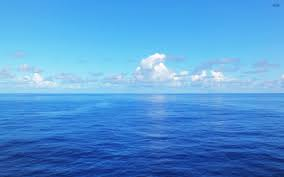
#> input picture image.jpeg, 284 x 177 px
$ python main.py
#> lines starting #> are read from the running program, lines starting #| are printed output that depends on the picture
import pandas as pd
from scipy.cluster.vq import kmeans,whiten,vq
from matplotlib import image as img
import numpy as np
from matplotlib import pyplot as plt
img_f = img.imread('image.jpeg')
#> img_f is the input picture: shape (177, 284, 3); mean R, G, B 83.2, 153.7, 216.4
import math

r=[]
g=[]
b=[]
for row in img_f:
    for temp_r,temp_g,temp_b in row:
        r.append(temp_r)
        g.append(temp_g)
        b.append(temp_b)
#> after the loop, b = 50268 items; g = 50268 items; r = 50268 items
r=np.array(r)
g=np.array(g)
b=np.array(b)
r_std = np.std(r)
#> r_std = 45.55
g_std = np.std(g)
#> g_std = 50.4
b_std = np.std(b)
#> b_std = 34.5
scaled_r = r / r_std
scaled_g = g / g_std
scaled_b = b / b_std

df=pd.DataFrame({'red':scaled_r,'green':scaled_g,'blue':scaled_b})
#> df = table of 50268 rows and 3 columns


cluster_centers,_=kmeans(df.values,4)
#> cluster_centers = [[0.611, 1.42, 4.44], [1.85, 3.5, 6.91], [3.35, 4.16, 6.96], [1.2, 2.46, 5.97]]
df['labels'],_ = vq(df.values,cluster_centers)

result = cluster_centers[df['labels']]

result = np.array(result)
result[:,0] = result[:,0]*r_std
result[:,1] = result[:,1]*g_std
result[:,2] = result[:,2]*b_std

result_int = np.clip(result, 0, 255).round().astype(np.uint8)

h,w,_ = img_f.shape
#> h = 177; w = 284
result_int = result_int.reshape(h,w,3)
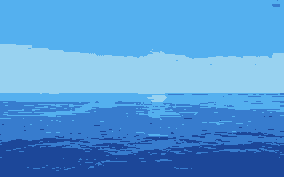
#> result_int: shape (177, 284, 3); mean of channels 0, 1, 2 83.2, 153.7, 216.7; drawn as R, G, B
plt.figure(figsize=(10, 5))

plt.subplot(1, 2, 1)
plt.title("Original Image")
plt.imshow(img_f)
plt.axis('off')

plt.subplot(1, 2, 2)
plt.title("Quantized (Dominant Colors Only)")
plt.imshow(result_int)
plt.axis('off')

plt.show()
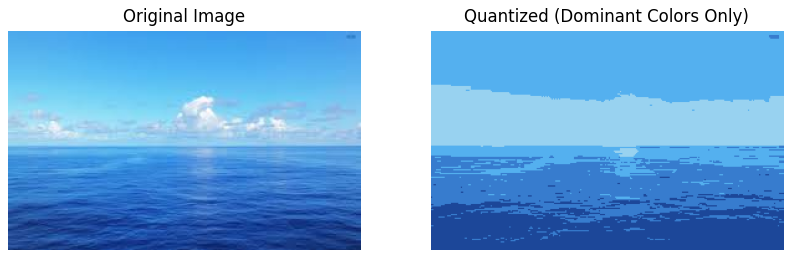
#> figure drawn by matplotlib, 2 panels

$ run again, with quantized_comparison.png saved as image.jpeg
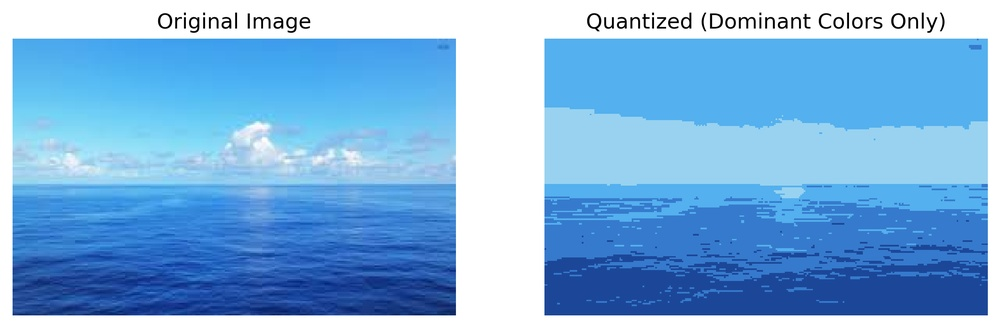
#> input picture quantized_comparison.png, 1000 x 328 px, shrunk from 2384 x 781 before the run
#> img_f is the input picture: shape (328, 1000, 3); mean R, G, B 124.7, 177.4, 224.2
#> after the loop `for row in img_f:`: b = 328000 items
#> r_std = 82.49
#> g_std = 61.73
#> b_std = 37.2
#> df = table of 328000 rows and 3 columns
#> cluster_centers = [[0.677, 2.01, 5.5], [0.342, 1.12, 3.92], [1.33, 3.05, 6.43], [3.05, 4.11, 6.84]]
#> `result_int = result_int.reshape(h,w,3)`:
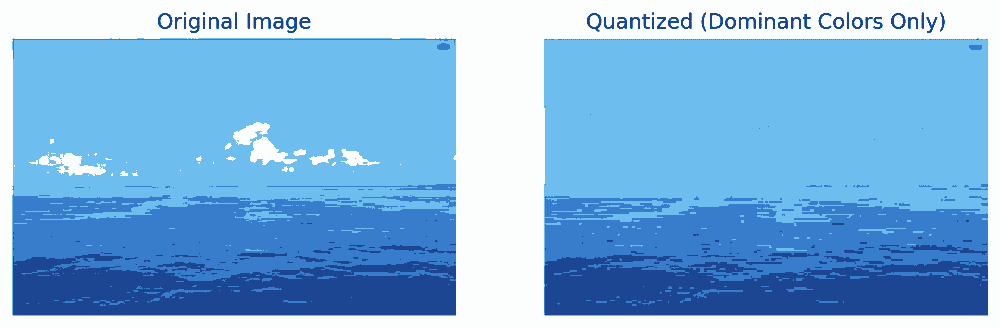
#> result_int: shape (328, 1000, 3); mean of channels 0, 1, 2 124.9, 177.7, 224; drawn as R, G, B
#> `plt.show()`:
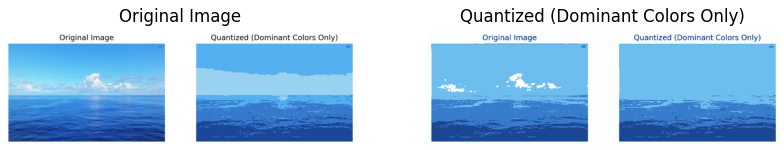
#> figure drawn by matplotlib, 2 panels
